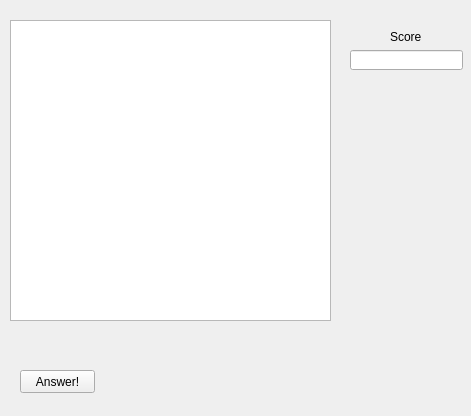
<?xml version="1.0" encoding="UTF-8"?>
<ui version="4.0">
 <class>ParticipantWindow</class>
 <widget class="QWidget" name="ParticipantWindow">
  <property name="geometry">
   <rect>
    <x>0</x>
    <y>0</y>
    <width>471</width>
    <height>416</height>
   </rect>
  </property>
  <property name="windowTitle">
   <string>ParticipantWindow</string>
  </property>
  <widget class="QListWidget" name="questionList">
   <property name="geometry">
    <rect>
     <x>10</x>
     <y>20</y>
     <width>321</width>
     <height>301</height>
    </rect>
   </property>
  </widget>
  <widget class="QPushButton" name="answerButton">
   <property name="geometry">
    <rect>
     <x>20</x>
     <y>370</y>
     <width>75</width>
     <height>23</height>
    </rect>
   </property>
   <property name="text">
    <string>Answer!</string>
   </property>
  </widget>
  <widget class="QLineEdit" name="scoreLine">
   <property name="geometry">
    <rect>
     <x>350</x>
     <y>50</y>
     <width>113</width>
     <height>20</height>
    </rect>
   </property>
  </widget>
  <widget class="QLabel" name="label_2">
   <property name="geometry">
    <rect>
     <x>390</x>
     <y>30</y>
     <width>47</width>
     <height>13</height>
    </rect>
   </property>
   <property name="text">
    <string>Score</string>
   </property>
  </widget>
  <widget class="QWidget" name="">
   <property name="geometry">
    <rect>
     <x>20</x>
     <y>340</y>
     <width>311</width>
     <height>22</height>
    </rect>
   </property>
   <layout class="QHBoxLayout" name="horizontalLayout">
    <item>
     <widget class="QLabel" name="label">
      <property name="text">
       <string>Answer:</string>
      </property>
     </widget>
    </item>
    <item>
     <widget class="QLineEdit" name="answerLine"/>
    </item>
   </layout>
  </widget>
 </widget>
 <layoutdefault spacing="6" margin="11"/>
 <resources/>
 <connections/>
</ui>
